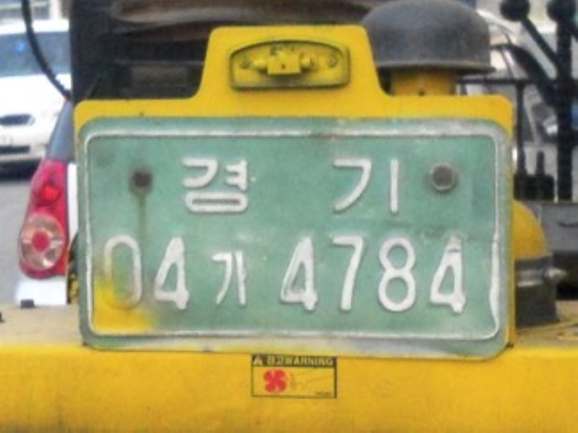
#> input picture 22/ImageProcessing/data/carnum.png, 578 x 433 px
$ python middle2.py
#> lines starting #> are read from the running program, lines starting #| are printed output that depends on the picture; after the words box and inside, x2 and y2 are one past the last pixel; in counts of white or black regions, pixels touching at a corner belong together
# 12214063 함동균
import cv2
import numpy as np
from matplotlib import pyplot as plt


def work_carnum():
    src = cv2.imread('./data/carnum.png')
#> src is the input picture: shape (433, 578, 3); mean B, G, R 107.3, 149.4, 154.4
    if src is None: raise Exception("영상파일 읽기 오류")
    # src = cv2.resize(src, (500, 300))
    srccopy = src.copy()

    hsv1 = cv2.cvtColor(srccopy, cv2.COLOR_BGR2HSV)
#> hsv1: shape (433, 578, 3); mean H, S, V 55.5, 89.2, 165.2
    lowerb1 = (25, 0, 90)
    upperb1 = (90, 190, 220)
    dst1 = cv2.inRange(hsv1, lowerb1, upperb1)
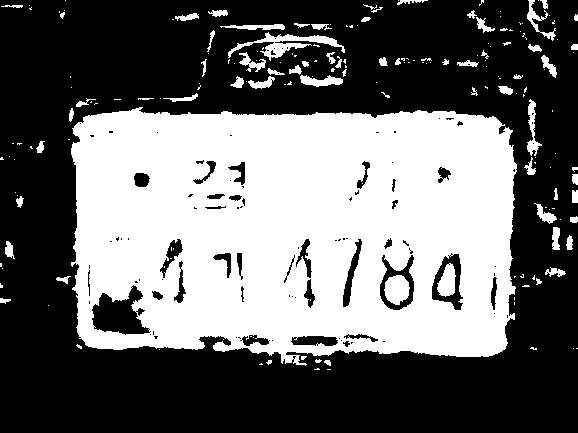
#> dst1: shape (433, 578); 41.1% white; 189 white regions (123 under 20 px), largest, box (x1, y1, x2, y2) and area: (71, 107, 517, 366) 95503, (228, 32, 345, 61) 974, (384, 275, 410, 305) 580

    mask = np.array([[0, 1, 0],  # 마스크 초기화
                     [1, 1, 1],
                     [0, 1, 0]]).astype("uint8")
    dstcopy = dst1.copy()

    for _ in range(8):
        dstcopy = cv2.erode(dstcopy, mask)
#> dstcopy: shape (433, 578); 25.1% white; 12 white regions (5 under 20 px), largest, box (x1, y1, x2, y2) and area: (79, 116, 509, 349) 62250, (199, 170, 230, 194) 177, (84, 325, 122, 342) 114
    for _ in range(50):
        dstcopy = cv2.dilate(dstcopy, mask)
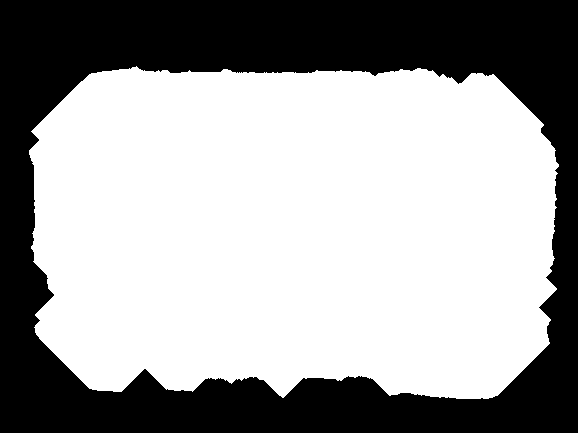
#> dstcopy: shape (433, 578); 62.6% white; 1 black region, box (x1, y1, x2, y2) and area: (0, 0, 578, 433) 93664
    for _ in range(42):
        dstcopy = cv2.erode(dstcopy, mask)
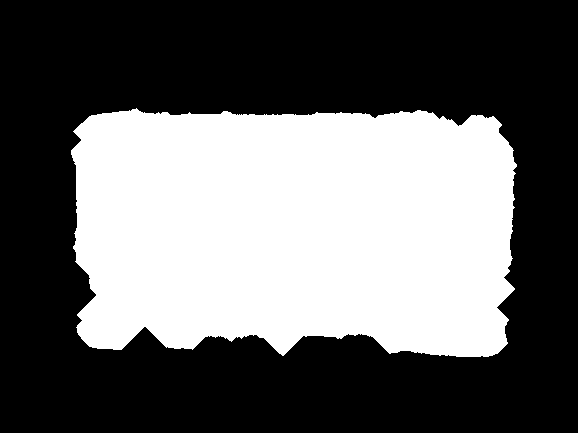
#> dstcopy: shape (433, 578); 39.7% white; 1 white region

    contours, hierarchy = cv2.findContours(dstcopy, cv2.RETR_CCOMP, cv2.CHAIN_APPROX_NONE)
#> contours = 1 contour; box (x1, y1, x2, y2) and area: (71, 108, 517, 357) 98597
    for i in contours:
        hull = cv2.convexHull(i, clockwise=True)
        cv2.drawContours(dstcopy, [hull], 0, (255, 255, 255), 2)
#> this loop made 1 pass
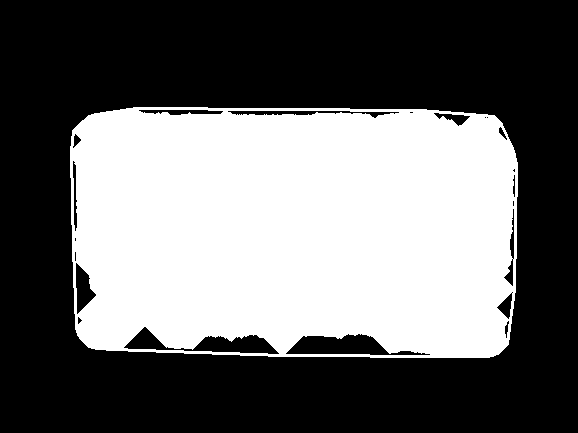
#> dstcopy: shape (433, 578); 41% white; 1 white region, box (x1, y1, x2, y2) and area: (70, 107, 518, 358) 102699

    cnt = contours[0]
#> cnt = contour of 1280 points, box (x1, y1, x2, y2) (71, 108, 517, 357), area 98597
    x, y, w, h = cv2.boundingRect(cnt)
#> x = 71; y = 108; w = 446; h = 249
    cv2.rectangle(src, (x, y), (x + w, y + h), (0, 0, 255), 3)
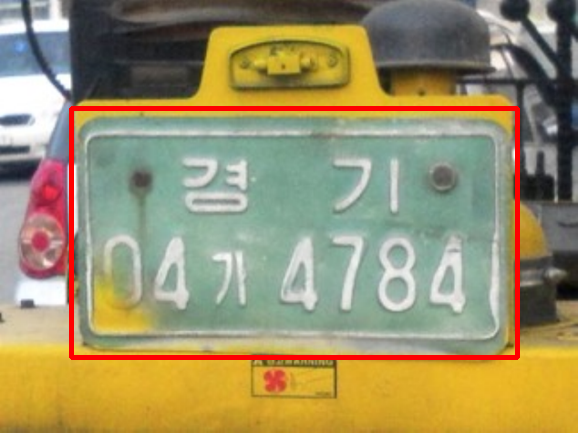
#> src: shape (433, 578, 3); 2.77% of pixels changed, all inside (x1, y1, x2, y2) = (69, 106, 520, 360)

    cv2.fillPoly(srccopy, [hull], (0, 0, 0))
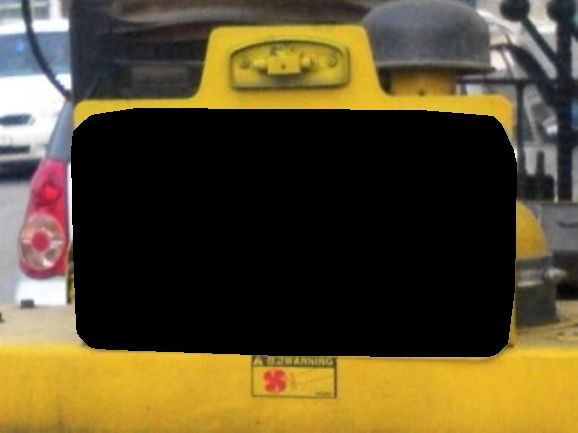
#> srccopy: shape (433, 578, 3); mean B, G, R 43.8, 76.5, 89.4
    roi = cv2.subtract(src, srccopy)
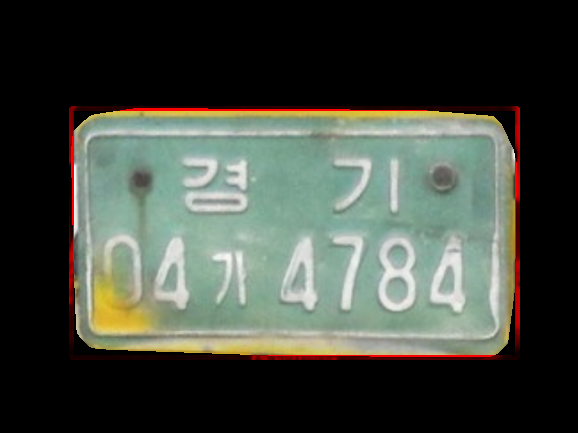
#> roi: shape (433, 578, 3); mean B, G, R 63, 72, 66.9

    cv2.imshow('src', src)
    # cv2.imshow("convex hull", dstcopy)
    # cv2.imshow("fillPoly", srccopy)
    # cv2.imshow("roi", roi)
    cv2.waitKey()
    cv2.destroyAllWindows()


work_carnum()
